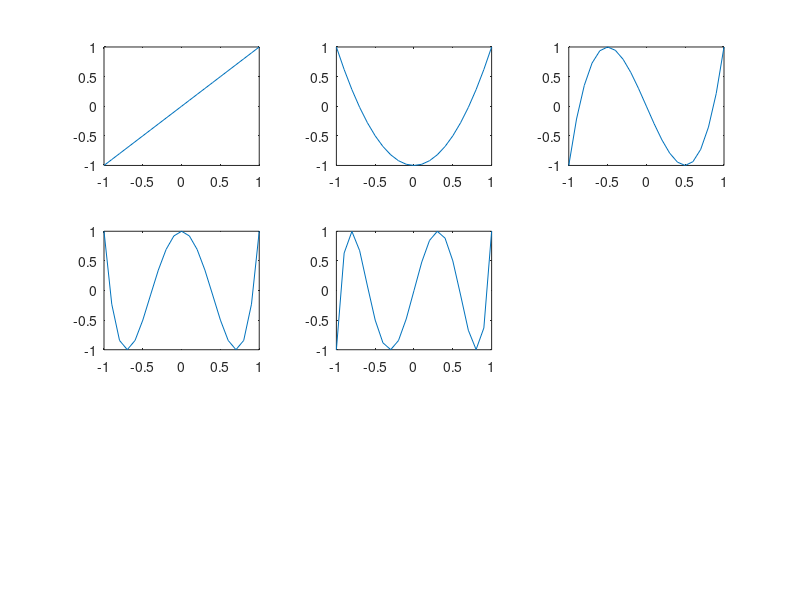

Write the MATLAB code that produced this figure.
1;

function result = CP2(n, x)
  if n == 0
    result = 1
  elseif n == 1
    result = x
  else
    result = 2 .* x .* CP2(n-1, x) - CP2(n-2, x)
  endif
endfunction

n = input('Input n: ')

# Quick hack to determine subplots layout. We want sqrt x sqrt
sqrt = 1
while sqrt * sqrt < n
  sqrt += 1
endwhile  

x=-1:0.1:1
for nn = 1:n
  l = CP2(nn, x);
  subplot(sqrt, sqrt, nn);
  plot(x, l)
end      